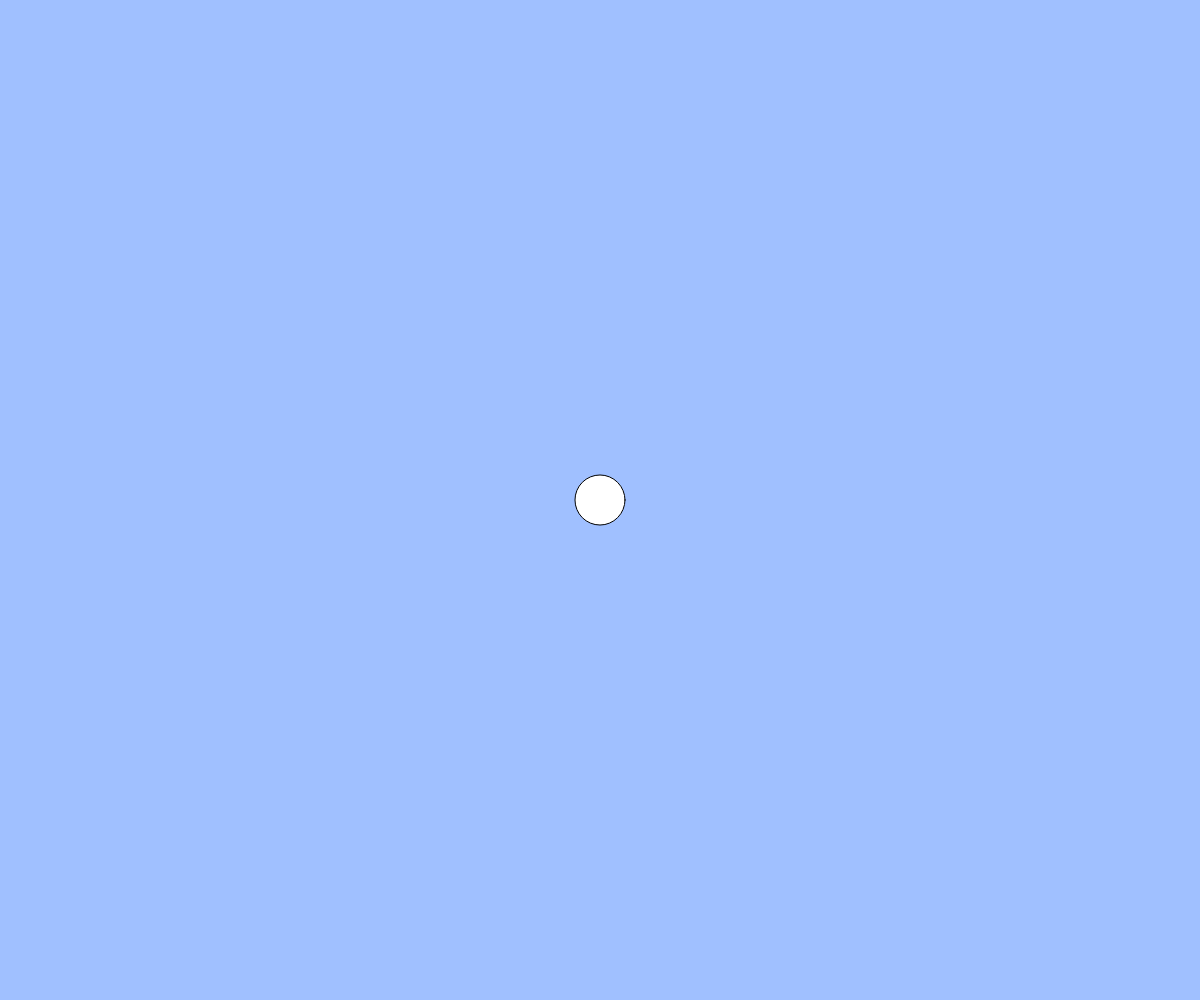
Frame 1 (no input)
Frame 60 (no input): identical to frame 1, image omitted
Frame 120 (the mouse pressed at the canvas centre since frame 60): identical to frame 1, image omitted

The p5.js sketch that drew this single still picture (run headless with seeded random() and noise() and a simulated clock; from frame 60 on, the mouse is pressed at the canvas centre):

// p5.js sketch
// ── sketch.js
// テキスト「キーボード操作に反応する」
let x, y;

function setup(){
  createCanvas(windowWidth, windowHeight);
  x = width / 2;
  y = height / 2;
}

function draw(){
  background(160, 192, 255);
  ellipse(x, y, 50);
  if(keyIsDown(LEFT_ARROW)){ x -= 5; }
  if(keyIsDown(RIGHT_ARROW)){ x += 5; }
  if(keyIsDown(UP_ARROW)){ y -= 5; }
  if(keyIsDown(DOWN_ARROW)){ y += 5; }
  if(keyIsDown("D".charCodeAt(0))){ x+= 10; }
  if(keyIsDown("A".charCodeAt(0))){ x-= 10; }
}



function windowResized(){
  resizeCanvas(windowWidth, windowHeight);
}
